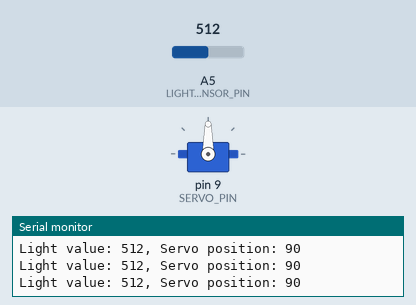
This sketch was run on a simulated Arduino Uno, built with avr-gcc and run on an emulated ATmega328P. On the bench: servo, the last lines printed to the serial monitor. Inputs (shaded band) come from the test bench; at power-on: A5 (LIGHT_SENSOR_PIN) = 512.

Above: at 1.3 s.
1.4 s: A5 (LIGHT_SENSOR_PIN) set to 716
At 2.7 s:
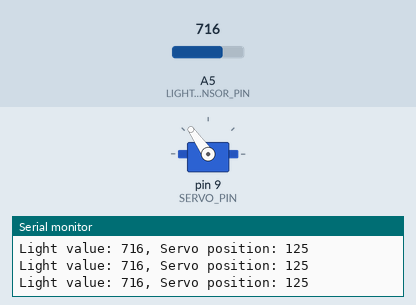
3.0 s: A5 (LIGHT_SENSOR_PIN) set to 900
At 4.1 s:
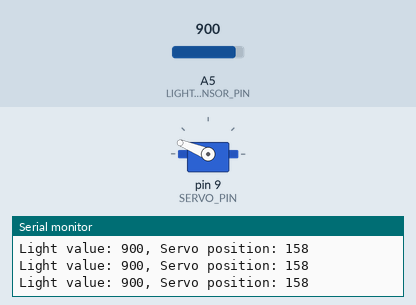
4.5 s: A5 (LIGHT_SENSOR_PIN) set to 1023
At 5.4 s:
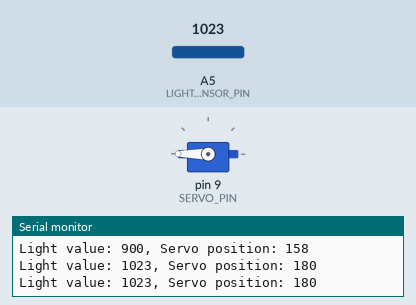
6.0 s: A5 (LIGHT_SENSOR_PIN) set to 306
At 6.6 s:
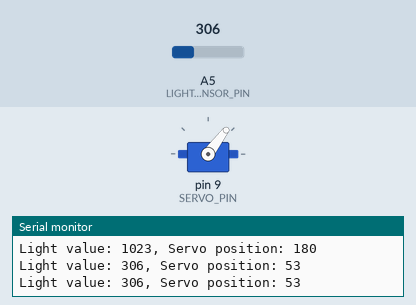
7.5 s: A5 (LIGHT_SENSOR_PIN) set to 170
At 7.8 s:
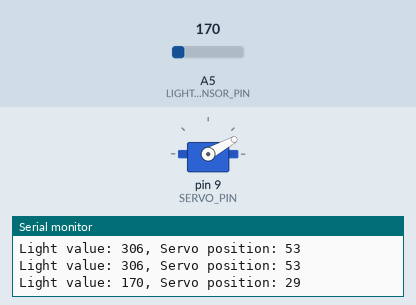
9.0 s: A5 (LIGHT_SENSOR_PIN) set to 0
At 10.3 s:
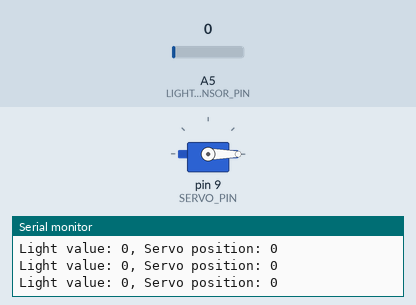
Timing chart, 0 to 11.5 s (numbered marks = the images above; inputs shaded):
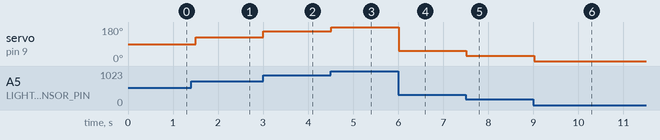

Measured:
- after the input at 1.4 s, servo on pin 9 (SERVO_PIN): 90° → 125° after 0.10 s
- after the input at 3.0 s, servo on pin 9 (SERVO_PIN): 125° → 158° at once
- after the input at 4.5 s, servo on pin 9 (SERVO_PIN): 158° → 180° at once
- after the input at 6.0 s, servo on pin 9 (SERVO_PIN): 180° → 53° at once
- after the input at 7.5 s, servo on pin 9 (SERVO_PIN): 53° → 29° at once
- after the input at 9.0 s, servo on pin 9 (SERVO_PIN): 29° → 0° at once

The sketch:

servo_clock.ino
```cpp
#include <Servo.h>

/**
  * This Arduino project creates a unique clock that uses a light sensor to determine the time
  * of day and displays it using a servo motor. The servo positions an arrow to point at "Morning,"
  * "Day," or "Night" based on the ambient light level.
  *
  @author Andy Gonzalez
  @date 4/2023
*/

// Pin definitions
const int SERVO_PIN = 9;
const int LIGHT_SENSOR_PIN = A5;

// Constants
const int SERVO_MIN_ANGLE = 0;
const int SERVO_MAX_ANGLE = 180;
const int LIGHT_MIN_VALUE = 0;
const int LIGHT_MAX_VALUE = 1023;

// Global variables
Servo clockServo;
int lightValue;
int servoPosition;

void setup()
{
  Serial.begin(9600);
  clockServo.attach(SERVO_PIN);
  pinMode(LIGHT_SENSOR_PIN, INPUT);
}

void loop()
{
  readLightSensor();
  calculateServoPosition();
  moveServo();
  printDebugInfo();
  delay(500); // Adjust delay as needed for responsiveness
}

void readLightSensor()
{
  lightValue = analogRead(LIGHT_SENSOR_PIN);
}

void calculateServoPosition()
{
  servoPosition = map(lightValue, LIGHT_MIN_VALUE, LIGHT_MAX_VALUE, SERVO_MIN_ANGLE, SERVO_MAX_ANGLE);
}

void moveServo()
{
  clockServo.write(servoPosition);
}

void printDebugInfo()
{
  Serial.print("Light value: ");
  Serial.print(lightValue);
  Serial.print(", Servo position: ");
  Serial.println(servoPosition);
}
```
